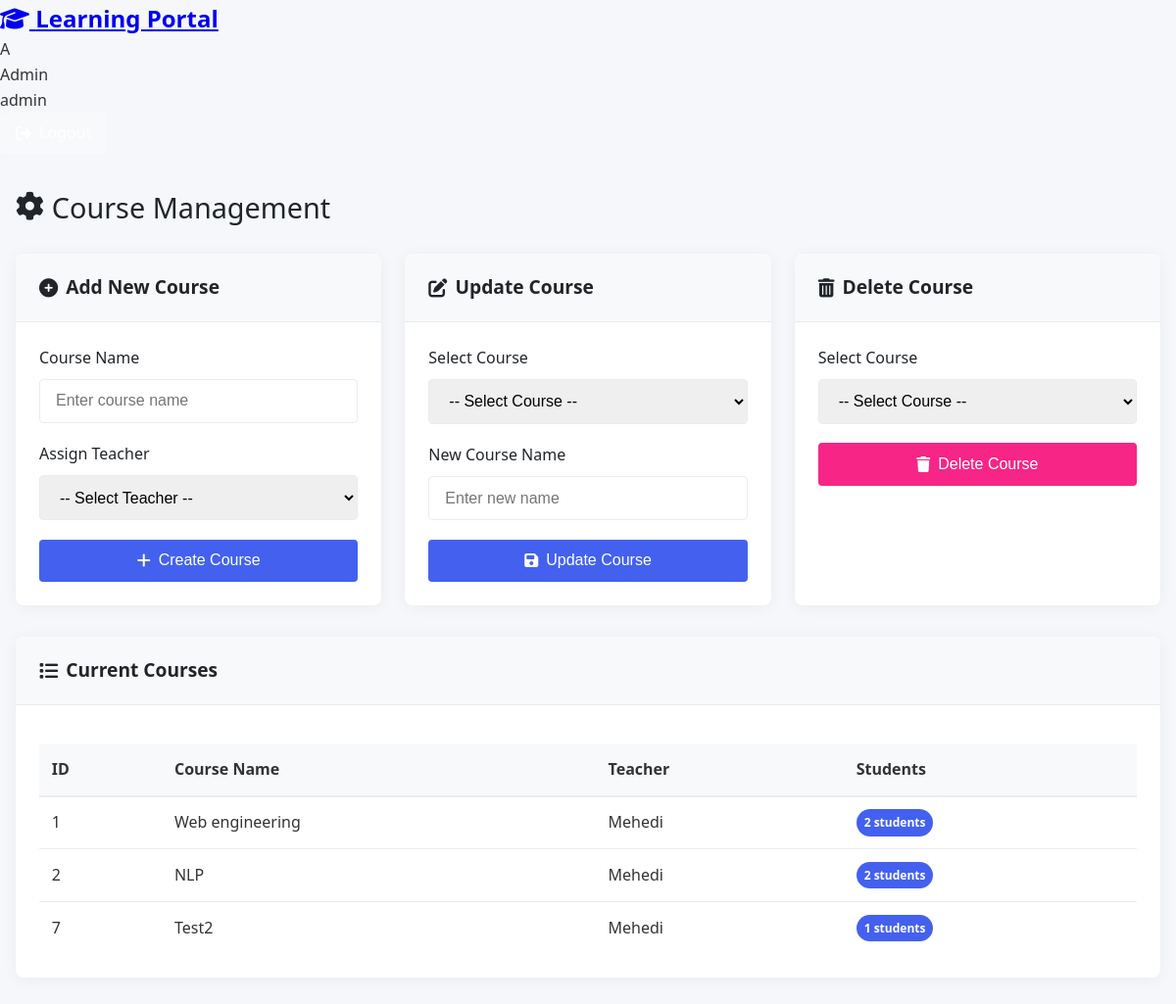
Screenshot of /admin_area.php (signed in) with the database file from the repository.
### tables this page shows
CREATE TABLE `users` (
  `id` int(11) NOT NULL,
  `username` varchar(50) NOT NULL,
  `password` varchar(50) NOT NULL,
  `role` varchar(20) NOT NULL
);

CREATE TABLE `courses` (
  `id` int(11) NOT NULL,
  `course_name` varchar(100) NOT NULL,
  `teacher_id` int(11) NOT NULL,
  `enrolled_students` varchar(255) DEFAULT NULL
);

### config.php (called while the page is built, shortened)
<?php
$db_host = 'localhost';
$db_user = 'root';
$db_pass = '';
$db_name = 'my_portal';
function get_db_connection() {
    global $db_host, $db_user, $db_pass, $db_name;
    $conn = mysqli_connect($db_host, $db_user, $db_pass, $db_name);
    return $conn;
}
function db_select($query) {
    $conn = get_db_connection();
    $result = mysqli_query($conn, $query);
    $data = [];
    if ($result && mysqli_num_rows($result) > 0) {
        while ($row = mysqli_fetch_assoc($result)) {
            $data[] = $row;
        }
    }
    return $data;
}
function get_data() {
    $data = [];
    $data['users'] = db_select("SELECT * FROM users");
    $data['courses'] = db_select("SELECT * FROM courses");
    return $data;
}
?>

### admin_area.php (the view, shortened to what this page needs)
<?php
require_once 'config.php';
require_once 'header.php';
$data = get_data();
?>
<!DOCTYPE html>
<html lang="en">
<head>
    <link rel="stylesheet" href="https://cdnjs.cloudflare.com/ajax/libs/font-awesome/6.4.0/css/all.min.css">
</head>
<body>
    <div class="container">
        <h1 class="page-title">
            <i class="fas fa-cog"></i> Course Management
        </h1>
        <div class="dashboard-grid">
            <div class="card">
                <div class="card-header">
                    <h2 class="card-title">
                        <i class="fas fa-plus-circle"></i> Add New Course
                    </h2>
                </div>
                <div class="card-body">
                    <form method="post">
                        <div class="form-group">
                            <label for="course_name" class="form-label">Course Name</label>
                            <input type="text" id="course_name" name="course_name" class="form-control" placeholder="Enter course name" required>
                        </div>
                        <div class="form-group">
                            <label for="teacher_id" class="form-label">Assign Teacher</label>
                            <select id="teacher_id" name="teacher_id" class="form-control" required>
                                <option value="">-- Select Teacher --</option>
                            </select>
                        </div>
                        <button type="submit" name="insert_course" class="btn btn-primary">
                            <i class="fas fa-plus"></i> Create Course
                        </button>
                    </form>
                </div>
            </div>
            <div class="card">
                <div class="card-header">
                    <h2 class="card-title">
                        <i class="fas fa-edit"></i> Update Course
                    </h2>
                </div>
                <div class="card-body">
                    <form method="post">
                        <div class="form-group">
                            <label for="update_course_id" class="form-label">Select Course</label>
                            <select id="update_course_id" name="course_id" class="form-control" required>
                                <option value="">-- Select Course --</option>
                            </select>
                        </div>
                        <div class="form-group">
                            <label for="update_course_name" class="form-label">New Course Name</label>
                            <input type="text" id="update_course_name" name="course_name" class="form-control" placeholder="Enter new name" required>
                        </div>
                        <button type="submit" name="update_course" class="btn btn-primary">
                            <i class="fas fa-save"></i> Update Course
                        </button>
                    </form>
                </div>
            </div>
            <div class="card">
                <div class="card-header">
                    <h2 class="card-title">
                        <i class="fas fa-trash-alt"></i> Delete Course
                    </h2>
                </div>
                <div class="card-body">
                    <form method="post" onsubmit="return confirm('Are you sure you want to delete this course?');">
                        <div class="form-group">
                            <label for="delete_course_id" class="form-label">Select Course</label>
                            <select id="delete_course_id" name="course_id" class="form-control" required>
                                <option value="">-- Select Course --</option>
                            </select>
                        </div>
                        <button type="submit" name="delete_course" class="btn btn-danger">
                            <i class="fas fa-trash"></i> Delete Course
                        </button>
                    </form>
                </div>
            </div>
        </div>
        <div class="card">
            <div class="card-header">
                <h2 class="card-title">
                    <i class="fas fa-list"></i> Current Courses
                </h2>
            </div>
            <div class="card-body">
                <?php if (empty($data['courses'])): ?>
                    <div class="empty-state">
                        <i class="fas fa-folder-open fa-3x" style="color:#dee2e6; margin-bottom:1rem;"></i>
                        <p>No courses available. Create your first course using the form above.</p>
                    </div>
                <?php else: ?>
                    <div class="table-responsive">
                        <table class="course-table">
                            <thead>
                                <tr>
                                    <th>ID</th>
                                    <th>Course Name</th>
                                    <th>Teacher</th>
                                    <th>Students</th>
                                </tr>
                            </thead>
                            <tbody>
                                <?php foreach ($data['courses'] as $course):
                                    $teacher_name = "Unknown";
                                    foreach ($data['users'] as $user) {
                                        if ($user['id'] == $course['teacher_id']) {
                                            $teacher_name = $user['username'];
                                            break;
                                        }
                                    }
                                    $enrolled_count = !empty($course['enrolled_students']) ?
                                                     (is_array($course['enrolled_students']) ?
                                                      count($course['enrolled_students']) : 0) : 0;
                                ?>
                                <tr>
                                    <td><?= $course['id']; ?></td>
                                    <td><?= htmlentities($course['course_name']); ?></td>
                                    <td><?= htmlentities($teacher_name); ?></td>
                                    <td>
                                        <span class="badge badge-primary">
                                            <?= $enrolled_count; ?> students
                                        </span>
                                    </td>
                                </tr>
                                <?php endforeach; ?>
                            </tbody>
                        </table>
                    </div>
                <?php endif; ?>
            </div>
        </div>
    </div>
</body>
</html>

### header.php (shortened to what this page needs)
<?php
$isLoggedIn = isset($_SESSION['user_id']);
$userName = "";
$userRole = "";
if ($isLoggedIn && isset($_SESSION['role'])) {
    if (isset($student_name)) {
        $userName = $student_name;
    } else if (isset($teacher_name)) {
        $userName = $teacher_name;
    } else if (isset($admin_name)) {
        $userName = $admin_name;
    } else {
        $userId = $_SESSION['user_id'];
        $userRole = $_SESSION['role'];
        if (!isset($data) || !isset($data['users'])) {
            require_once 'config.php';
            $data = get_data();
        }
        foreach ($data['users'] as $user) {
            if ($user['id'] == $userId) {
                $userName = $user['username'];
                break;
            }
        }
    }
}
?>
<!DOCTYPE html>
<html lang="en">
<head>
    <link rel="stylesheet" href="https:
    <style>
        :root {
            --primary: #4361ee;
            --primary-light: #4895ef;
            --secondary: #3f37c9;
            --success: #4cc9f0;
            --danger: #f72585;
            --warning: #f8961e;
            --dark: #212529;
            --light: #f8f9fa;
            --border: #e9ecef;
            --shadow: rgba(0, 0, 0, 0.05);
        }
        * {
            margin: 0;
            padding: 0;
            box-sizing: border-box;
        }
        body {
            font-family: 'Segoe UI', Tahoma, Geneva, Verdana, sans-serif;
            background-color: #f5f7fa;
            color: #333;
            line-height: 1.6;
        }
        .navbar {
            display: flex;
            justify-content: space-between;
            align-items: center;
            background: linear-gradient(130deg, var(--primary), var(--secondary));
            color: white;
            padding: 1rem 2rem;
            box-shadow: 0 3px 10px rgba(0, 0, 0, 0.1);
            position: relative;
            z-index: 100;
        }
        .navbar-brand {
            font-size: 1.5rem;
            font-weight: 600;
            display: flex;
            align-items: center;
            gap: 0.5rem;
            text-decoration: none;
            color: white;
        }
        .brand-icon {
            font-size: 1.75rem;
        }
        .user-welcome {
            display: flex;
            align-items: center;
            gap: 0.8rem;
            margin-left: auto;
            margin-right: 1rem;
        }
        .avatar {
            width: 40px;
            height: 40px;
            border-radius: 50%;
            background-color: rgba(255, 255, 255, 0.2);
            color: white;
            display: flex;
            align-items: center;
            justify-content: center;
            font-weight: bold;
            font-size: 1.2rem;
            border: 2px solid rgba(255, 255, 255, 0.5);
            box-shadow: 0 2px 5px rgba(0, 0, 0, 0.1);
        }
        .user-info {
            display: flex;
            flex-direction: column;
        }
        .user-name {
            font-weight: 500;
        }
        .user-role {
            font-size: 0.8rem;
            opacity: 0.9;
            text-transform: capitalize;
        }
        .nav-actions {
            display: flex;
            gap: 1rem;
        }
        .btn-logout {
            padding: 0.5rem 1rem;
            background-color: rgba(255, 255, 255, 0.15);
            color: white;
            border: none;
            border-radius: 4px;
            cursor: pointer;
            display: flex;
            align-items: center;
            gap: 0.5rem;
            transition: all 0.2s;
            text-decoration: none;
            font-weight: 500;
        }
        .btn-logout:hover {
            background-color: rgba(255, 255, 255, 0.25);
            transform: translateY(-2px);
        }
        .btn-login {
            padding: 0.5rem 1rem;
            background-color: white;
            color: var(--primary);
            border: none;
            border-radius: 4px;
            cursor: pointer;
            display: flex;
            align-items: center;
            gap: 0.5rem;
            transition: all 0.2s;
            text-decoration: none;
            font-weight: 500;
        }
        .btn-login:hover {
            background-color: var(--light);
            transform: translateY(-2px);
        }
        .container {
            max-width: 1200px;
            margin: 2rem auto;
            padding: 0 1rem;
        }
        @media (max-width: 768px) {
            .navbar {
                padding: 1rem;
            }
            .user-welcome {
                margin-right: 0.5rem;
            }
            .brand-text {
                display: none;
            }
            .user-name {
                font-size: 0.9rem;
            }
        }
        @media (max-width: 576px) {
            .avatar {
                width: 32px;
                height: 32px;
                font-size: 1rem;
            }
            .user-info {
                display: none;
            }
        }
    </style>
</head>
<body>
    <nav class="navbar">
        <a href="index.php" class="navbar-brand">
            <i class="fas fa-graduation-cap brand-icon"></i>
            <span class="brand-text">Learning Portal</span>
        </a>
        <?php if ($isLoggedIn): ?>
        <div class="user-welcome">
            <div class="avatar">
                <?php echo !empty($userName) ? substr(htmlspecialchars($userName), 0, 1) : 'U'; ?>
            </div>
            <div class="user-info">
                <div class="user-name"><?php echo htmlspecialchars($userName); ?></div>
                <div class="user-role"><?php echo htmlspecialchars($userRole); ?></div>
            </div>
        </div>
        <div class="nav-actions">
            <a href="logout.php" class="btn-logout">
                <i class="fas fa-sign-out-alt"></i> Logout
            </a>
        </div>
        <?php endif; ?>
</body>
</html>

### admin_area.php (style rules this page uses)
:root { --primary: #4361ee; --primary-light: #4895ef; --secondary: #3f37c9; --success: #4cc9f0; --danger: #f72585; --warning: #f8961e; --info: #a5a6f6; --dark: #212529; --light: #f8f9fa; --border: #e9ecef; --shadow: rgba(0, 0, 0, 0.05); }
* { margin: 0; padding: 0; box-sizing: border-box; }
body { font-family: 'Segoe UI', Tahoma, Geneva, Verdana, sans-serif; background-color: #f5f7fa; color: #333; line-height: 1.6; }
.navbar-brand { font-size: 1.5rem; font-weight: 600; }
.nav-actions { display: flex; gap: 1rem; }
.btn-logout { padding: 0.5rem 1rem; background-color: rgba(255, 255, 255, 0.2); color: white; border: none; border-radius: 4px; cursor: pointer; display: flex; align-items: center; gap: 0.5rem; transition: all 0.2s; text-decoration: none; }
.container { max-width: 1200px; margin: 2rem auto; padding: 0 1rem; }
.page-title { font-size: 1.8rem; margin-bottom: 1.5rem; color: var(--dark); font-weight: 500; display: flex; align-items: center; gap: 0.5rem; }
.dashboard-grid { display: grid; grid-template-columns: repeat(auto-fill, minmax(350px, 1fr)); gap: 1.5rem; margin-bottom: 2rem; }
.card { background: white; border-radius: 8px; box-shadow: 0 2px 15px var(--shadow); overflow: hidden; transition: transform 0.2s, box-shadow 0.2s; }
.card-header { background-color: var(--light); padding: 1.2rem 1.5rem; border-bottom: 1px solid var(--border); display: flex; justify-content: space-between; align-items: center; }
.card-title { font-size: 1.2rem; font-weight: 600; color: var(--dark); margin: 0; display: flex; align-items: center; gap: 0.5rem; }
.card-body { padding: 1.5rem; }
.form-group { margin-bottom: 1.2rem; }
.form-label { display: block; margin-bottom: 0.5rem; font-weight: 500; color: var(--dark); }
.form-control { width: 100%; padding: 0.8rem 1rem; border: 1px solid var(--border); border-radius: 4px; font-size: 1rem; transition: border-color 0.2s; }
.btn { padding: 0.8rem 1.2rem; border: none; border-radius: 4px; font-size: 1rem; font-weight: 500; cursor: pointer; display: inline-flex; align-items: center; justify-content: center; gap: 0.5rem; transition: all 0.2s; width: 100%; }
.btn-primary { background-color: var(--primary); color: white; }
.btn-danger { background-color: var(--danger); color: white; }
.course-table { width: 100%; border-collapse: collapse; margin-top: 1rem; }
.course-table th { background-color: var(--light); padding: 0.8rem; text-align: left; font-weight: 600; border-bottom: 2px solid var(--border); }
.course-table td { padding: 0.8rem; border-bottom: 1px solid var(--border); }
.course-table tr:last-child td { border-bottom: none; }
.badge { display: inline-block; padding: 0.25rem 0.5rem; font-size: 0.75rem; font-weight: 600; border-radius: 20px; color: white; }
.badge-primary { background-color: var(--primary); }

### rows the page displays
users: username "A", username "Admin"
courses: id "1", course_name "Web engineering", teacher.username "Mehedi", enrolled_count "2"
courses: id "2", course_name "NLP", teacher.username "Mehedi", enrolled_count "2"
courses: id "7", course_name "Test2", teacher.username "Mehedi", enrolled_count "1"

### other values shown
$userRole "admin"
